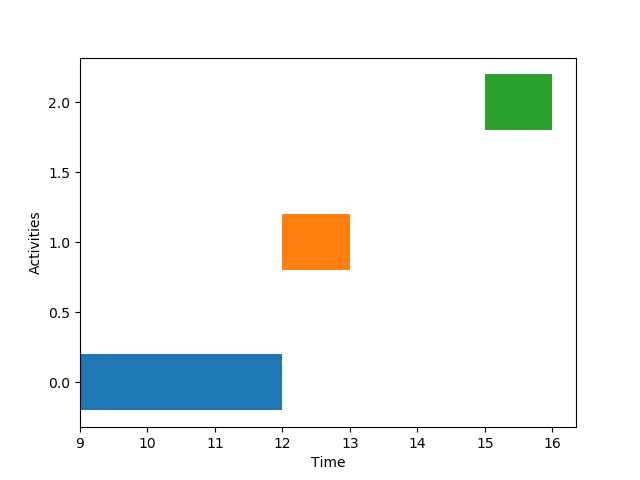

Python code for this plot:
import matplotlib.pyplot as plt
import random

def display_planning(activities, file_name="planning.png"):
    plt.ylabel("Activities")
    plt.xlabel("Time")

    for i in range(len(activities)):
        (begin_hour, end_hour) = activities[i]
        plt.barh(i, end_hour - begin_hour, left=[begin_hour], height=0.4)
    
    plt.savefig(file_name)
    plt.clf()

def generate_planning(activities):
    sorted_activities = sorted(activities, key= lambda a : a[1])
    last_activity = None
    planning = []
    for activity in sorted_activities:
        (begin_hour, end_hour) = activity

        if last_activity is None or begin_hour >= last_activity[1]:
            planning.append(activity)
            last_activity = activity

    return planning

def generate_random_activities(nb_activities):
    random.seed()

    rand_activities = []
    for i in range(nb_activities):
        begin_hour = random.randrange(0, 23)
        end_hour = random.randrange(begin_hour + 1, 24)

        rand_activities.append((begin_hour, end_hour))
    
    return rand_activities


if __name__ == "__main__":
    print("Hello planning :D")

    # activities = [(1, 5), (2, 5), (1, 2), (3, 4)]
    activities = generate_random_activities(10)
    display_planning(activities, "activities.png")

    res_planning = generate_planning(activities)
    display_planning(res_planning, "planning.png")
    print(f"Res planning {res_planning}")